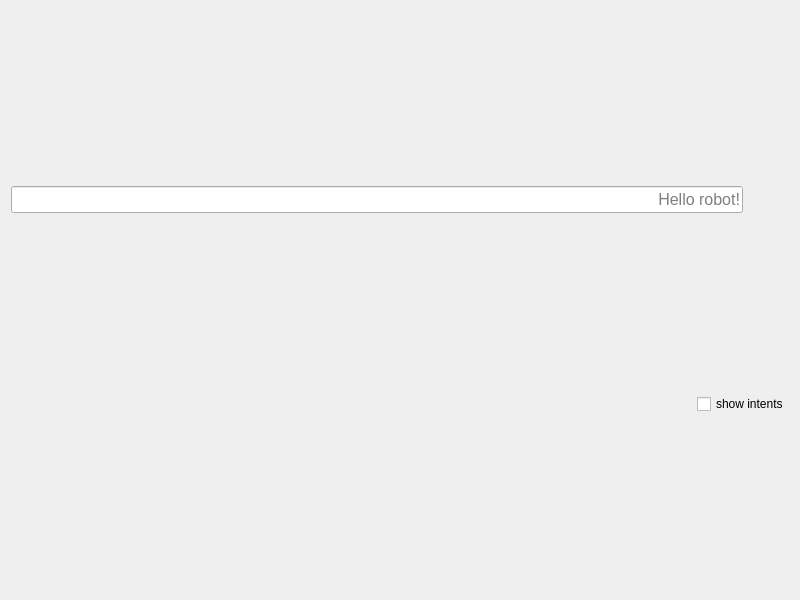
<?xml version="1.0" encoding="UTF-8"?>
<ui version="4.0">
 <class>ChatWidget</class>
 <widget class="QWidget" name="ChatWidget">
  <property name="geometry">
   <rect>
    <x>0</x>
    <y>0</y>
    <width>800</width>
    <height>600</height>
   </rect>
  </property>
  <property name="windowTitle">
   <string>Chat Interface</string>
  </property>
  <layout class="QVBoxLayout" name="verticalLayout">
   <item>
    <layout class="QHBoxLayout" name="horizontalLayout_2">
     <item>
      <widget class="QLineEdit" name="userInput">
       <property name="font">
        <font>
         <pointsize>12</pointsize>
        </font>
       </property>
       <property name="alignment">
        <set>Qt::AlignRight|Qt::AlignTrailing|Qt::AlignVCenter</set>
       </property>
       <property name="placeholderText">
        <string>Hello robot!</string>
       </property>
      </widget>
     </item>
     <item>
      <widget class="QPushButton" name="sendBtn">
       <property name="baseSize">
        <size>
         <width>0</width>
         <height>0</height>
        </size>
       </property>
       <property name="text">
        <string/>
       </property>
       <property name="icon">
        <iconset>
         <normaloff>resource/send-circle.svg</normaloff>resource/send-circle.svg</iconset>
       </property>
       <property name="iconSize">
        <size>
         <width>32</width>
         <height>32</height>
        </size>
       </property>
       <property name="flat">
        <bool>true</bool>
       </property>
      </widget>
     </item>
    </layout>
   </item>
   <item>
    <layout class="QHBoxLayout" name="settingsHLayout">
     <item>
      <spacer name="horizontalSpacer">
       <property name="orientation">
        <enum>Qt::Horizontal</enum>
       </property>
       <property name="sizeHint" stdset="0">
        <size>
         <width>40</width>
         <height>20</height>
        </size>
       </property>
      </spacer>
     </item>
     <item>
      <widget class="QCheckBox" name="showIntentsCheckbox">
       <property name="text">
        <string>show intents</string>
       </property>
      </widget>
     </item>
    </layout>
   </item>
  </layout>
 </widget>
 <resources/>
 <connections/>
</ui>
